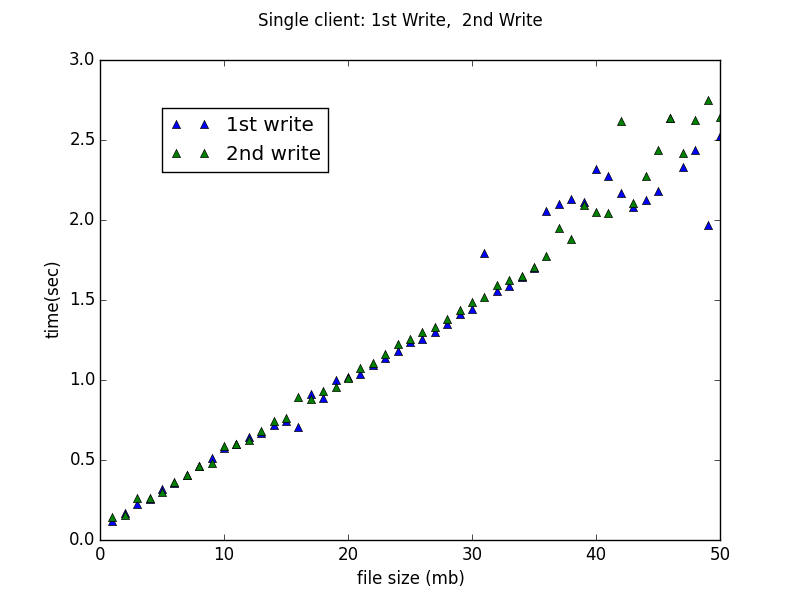

The Python source for this figure:
#!/usr/bin/python
import sys
import math
import numpy as np
import matplotlib.pyplot as plt
from os import listdir
from os.path import isfile, join

#==================================
def DrawFig(filename):
  x = []
  avg = []
  sdv = []

  #average of log time
  with open(filename) as f:
    data = f.read()
  data = data.split('\n')
    
  n = []
  w = []
  r1 = []
  r2 = []
  for line in data:
    if line.strip(' '):
      elements = line.split(',')
      n.append(int(elements[0]))
      r1.append(float(elements[1]))
      r2.append(float(elements[2]))

  fig = plt.figure()
  ax = fig.add_subplot(111)
  fig.suptitle("Single client: 1st Write,  2nd Write")
  plt.xlabel('file size (mb)')
  plt.ylabel('time(sec)')
  ax.plot(n, r1, 'b^', label="1st write")
  ax.plot(n, r2, 'g^', label="2nd write")
  ax.legend(bbox_to_anchor=(0.1, 0.9), loc=2, borderaxespad=0.)
  plt.savefig('write_twice.png')
  plt.show()
  return

#==================================
def main():
  DrawFig("write_twice.csv");
  return

# -------------------------------
# standard boilerplate
if __name__ == '__main__':
  main()
 
